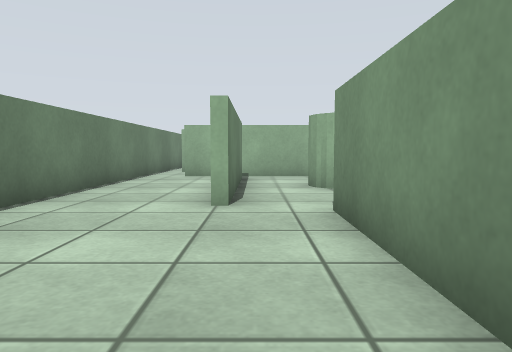
View 1 (above)

24 first-person views from a walk through a world built for the Gazebo simulator. The camera is 0.38 m above the floor, tilts 4° down and sees 70° across. The floor is counted in squares, 0.5 m on a side. Each view is taken from the middle of a square. On the plan, view 1 faces up. The plan holds only what a view shows up to about 11 squares ahead; the rest is blank.

View 2
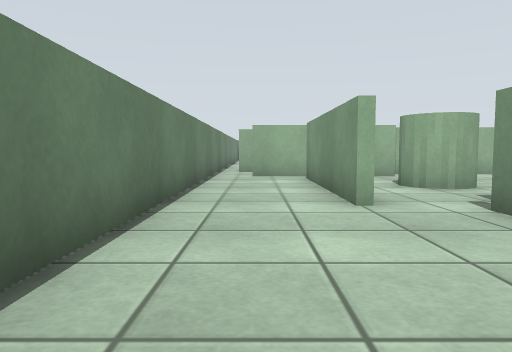

View 3
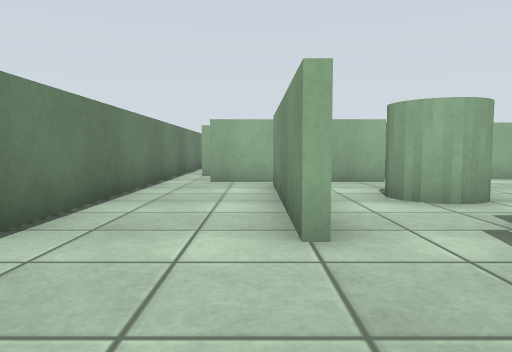

View 4
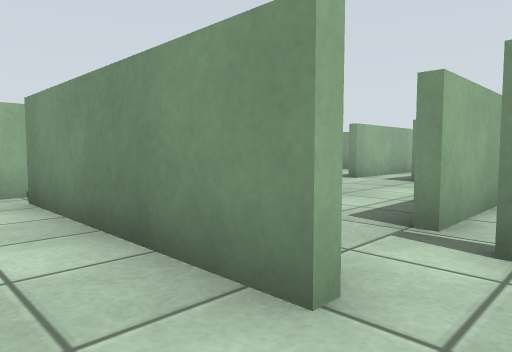

View 5
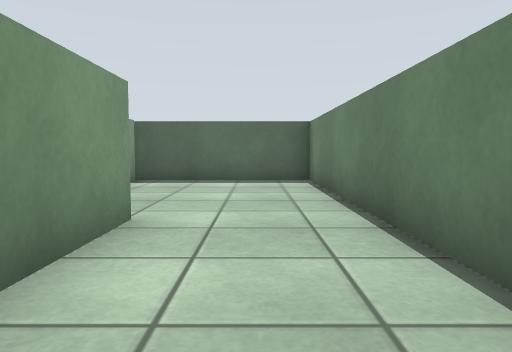

View 6
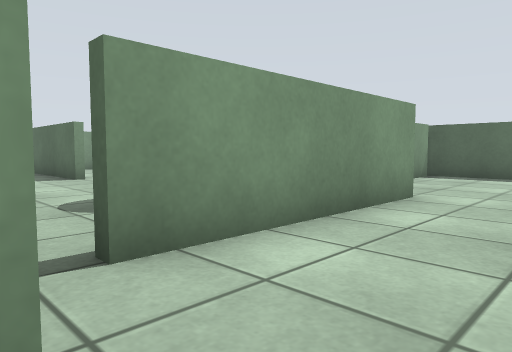

View 7
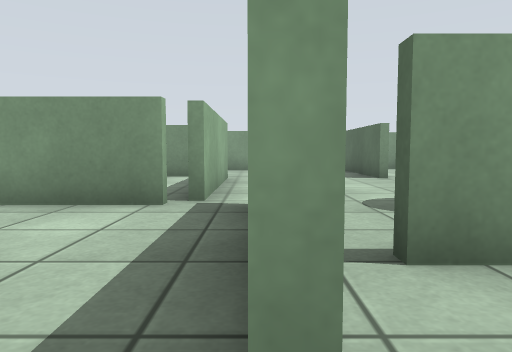

View 8
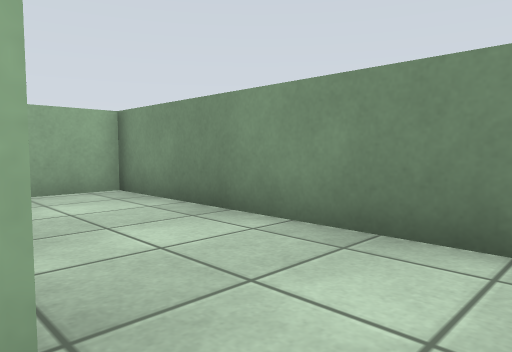

View 9
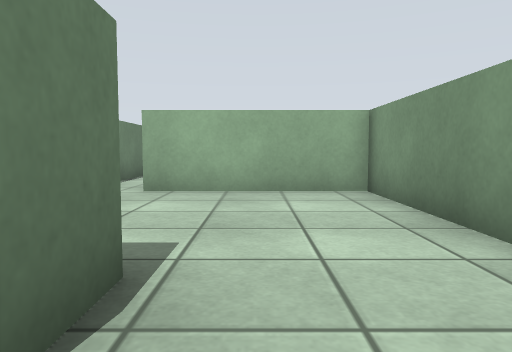

View 10
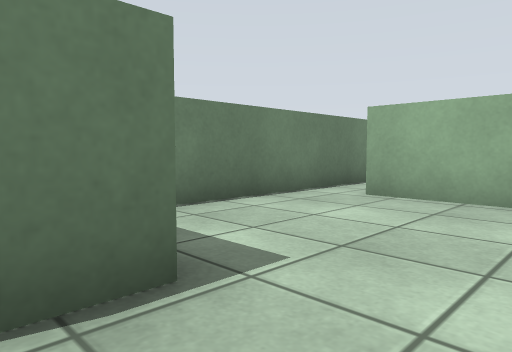

View 11
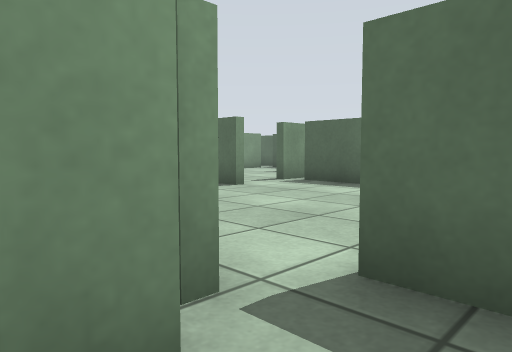

View 12
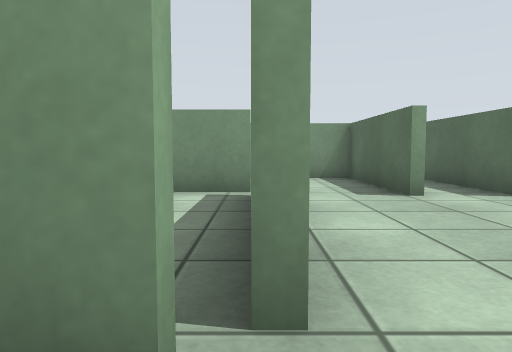

View 13
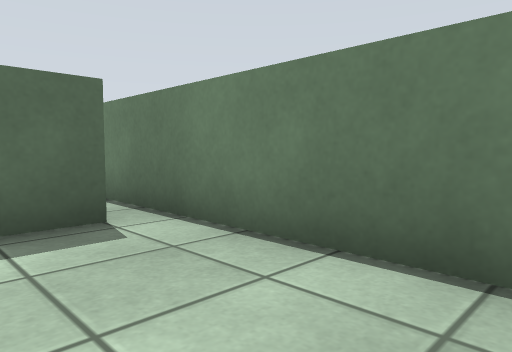

View 14
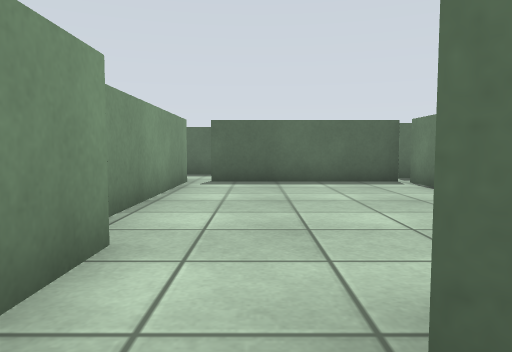

View 15
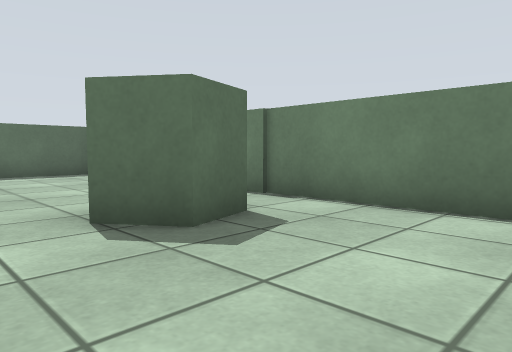

View 16
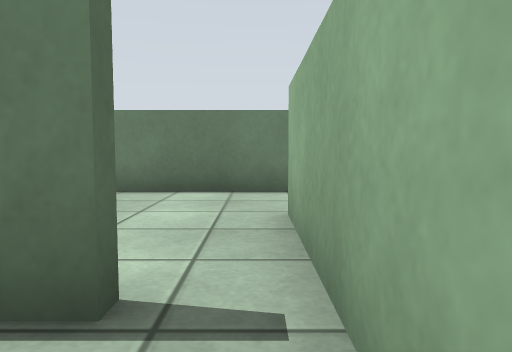

View 17
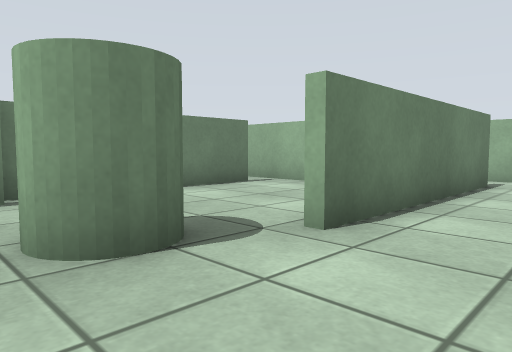

View 18
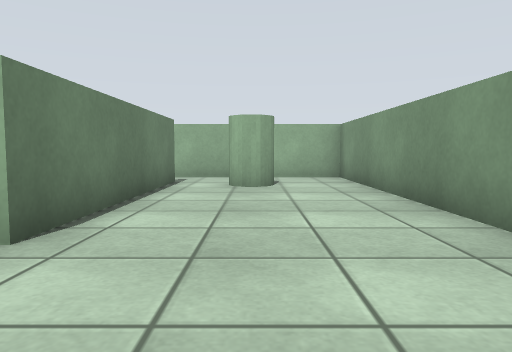

View 19
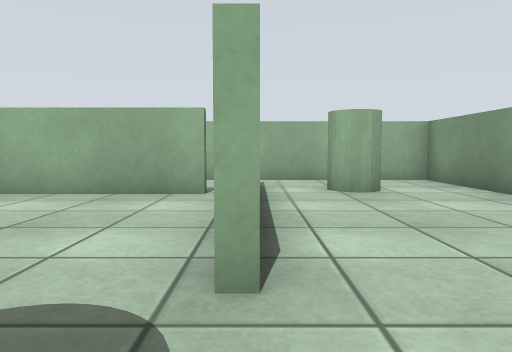

View 20
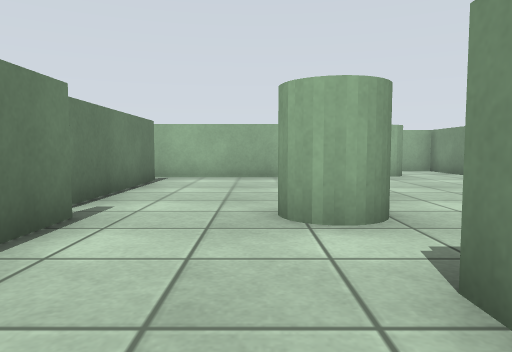

View 21
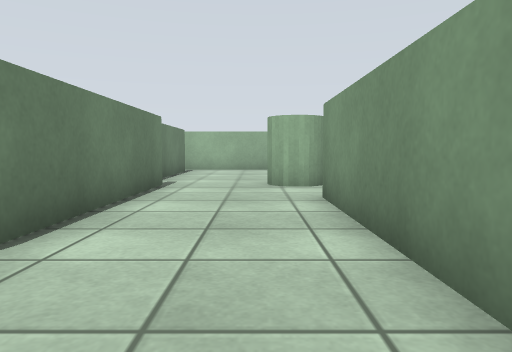

View 22
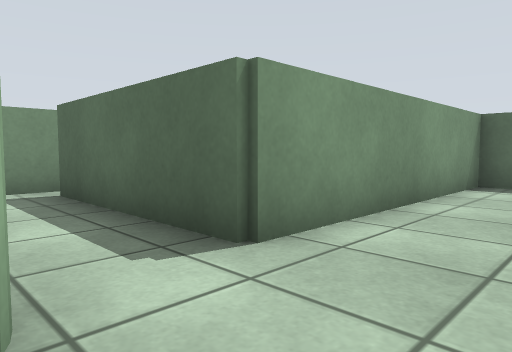

View 23
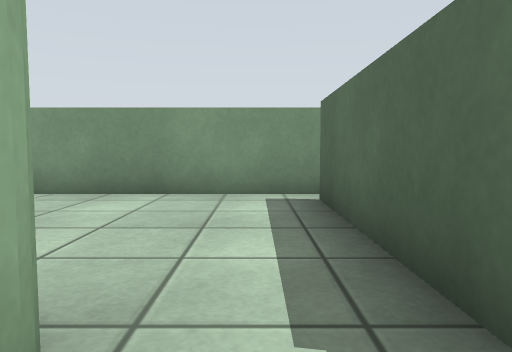

View 24
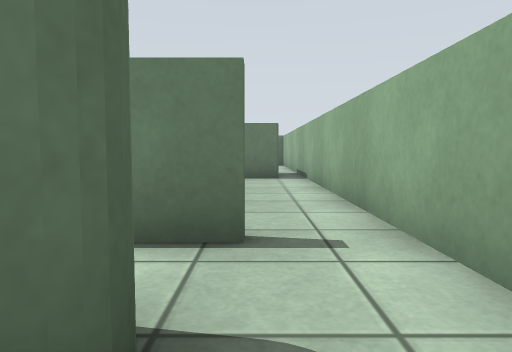

### Floor plan
Ten units are one square. View 1 is at (0, 0); x grows to the right and y downward. Boxes are objects, and circles mark ways between rooms. Rooms are numbered by the first view taken in them; rooms with no view inside come last. Other rooms are left out.
<svg viewBox="-39 -279 208 288">
<path fill="none" stroke="#000" d="M-6 -49 -6 -100M-34 -106 -34 4 11 4M10 1 10 -46M0 -108 -21 -108M-8 -142 -8 -128 -26 -128M-26 -142 -16 -142M21 -122 21 -188M-34 -185 -34 -106M12 -110 21 -110M22 -188 -21 -188M72 -180 72 -194M38 -206 49 -210 56 -200M22 -135 22 -120 71 -120M77 -120 77 -169M66 -244 46 -244M22 -246 22 -188M111 -244 66 -244M79 -181 79 -129M74 -234 74 -181M120 -260 120 -199M164 -158 164 -274 40 -274M50 -266 50 -256M70 -94 111 -94 111 -160 156 -160M51 -54 69 -54M21 -108 0 -108M-4 -95 -4 -50M70 -118 25 -118"/>
<circle cx="-30" cy="-110" r="3" fill="#2a7"/>
<circle cx="70" cy="-240" r="3" fill="#2a7"/>
<circle cx="75" cy="-105" r="3" fill="#2a7"/>
<text x="-20" y="-50">1</text>
<text x="-10" y="-150">2</text>
<text x="50" y="-180">3</text>
<text x="110" y="-210">4</text>
<text x="40" y="-80">5</text>
</svg>
Room 1 opens to room 2. Room 3 opens to room 4. Room 4 opens to room 5.

Where each view was taken, in squares from view 1:
view 1: 0 up, 0 right, facing up
view 2: 0 up, 2 left, facing up
view 3: 2 up, 1 left, facing up
view 4: 4 up, 2 left, facing up-right
view 5: 9 up, 2 left, facing down
view 6: 11 up, 3 left, facing down-right
view 7: 11 up, 3 left, facing right
view 8: 12 up, 1 left, facing up-right
view 9: 12 up, 0 right, facing up
view 10: 13 up, 1 right, facing up-left
view 11: 13 up, 1 right, facing down-right
view 12: 12 up, 1 right, facing right
view 13: 18 up, 1 left, facing down-left
view 14: 21 up, 6 right, facing down
view 15: 24 up, 7 right, facing down-left
view 16: 24 up, 9 right, facing left
view 17: 17 up, 14 right, facing up-left
view 18: 17 up, 14 right, facing up
view 19: 18 up, 12 right, facing up
view 20: 14 up, 10 right, facing up
view 21: 10 up, 10 right, facing up
view 22: 18 up, 9 right, facing down-right
view 23: 17 up, 10 right, facing right
view 24: 26 up, 15 right, facing left
